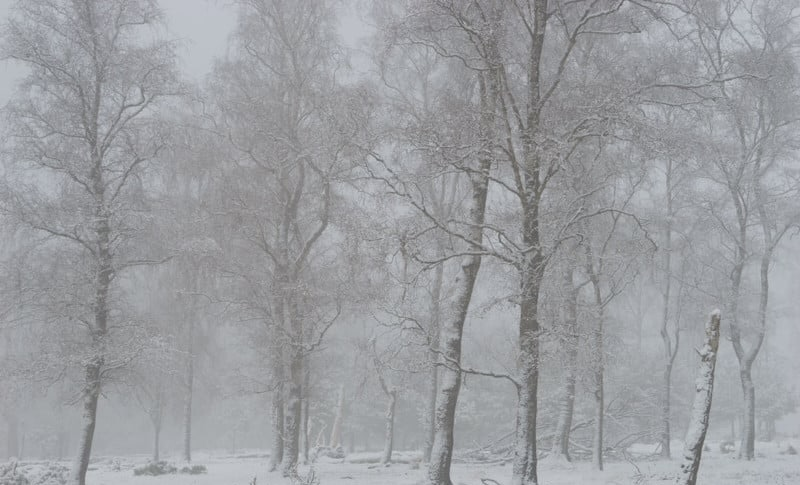
#> input picture image_processing/images/LowContrast.jpg, 800 x 485 px
$ python Part2_FilterandEdge.py
#> lines starting #> are read from the running program, lines starting #| are printed output that depends on the picture; long printed decimals are rounded
### image_processing/median_filter.py
import numpy as np

def median_filter(img: np.ndarray, size: int = 3) -> np.ndarray:
    """Apply a median filter of window `size` x `size` to a grayscale image."""
    if img is None:
        raise ValueError("img is None")
    if size % 2 == 0 or size < 1:
        raise ValueError("size must be a positive odd integer")
    img_u8 = img.astype(np.uint8, copy=False)
    pad = size // 2
    padded = np.pad(img_u8, pad_width=pad, mode='reflect')
    H, W = img_u8.shape
    out = np.empty_like(img_u8)
    for i in range(H):
        for j in range(W):
            window = padded[i:i+size, j:j+size]
            out[i, j] = np.median(window)
    return out

### image_processing/calculate_gradient.py
import numpy as np
from typing import Tuple

def apply_convolution(image: np.ndarray, kernel: np.ndarray) -> np.ndarray:
    kh, kw = kernel.shape
    assert kh == kw and kh % 2 == 1, "Kernel must be odd-sized and square"
    pad = kh // 2

    x = np.pad(image.astype(np.float32, copy=False),
               ((pad, pad), (pad, pad)), mode="edge")

    H, W = image.shape
    s0, s1 = x.strides
    windows = np.lib.stride_tricks.as_strided(
        x, shape=(H, W, kh, kw), strides=(s0, s1, s0, s1), writeable=False
    )
    k = kernel[::-1, ::-1].astype(np.float32, copy=False)
    out = np.tensordot(windows, k, axes=([2, 3], [0, 1]))
    return out

# --- Sobel kernels ---
_SX = np.array([[-1, 0, 1],
                [-2, 0, 2],
                [-1, 0, 1]], dtype=np.float32)

_SY = np.array([[-1, -2, -1],
                [ 0,  0,  0],
                [ 1,  2,  1]], dtype=np.float32)

# Compute gradient magnitude and angle using Sobel operators
def calculate_gradient(img: np.ndarray) -> Tuple[np.ndarray, np.ndarray]:
    if img is None:
        raise ValueError("img is None")
    gray = img.astype(np.float32, copy=False)

    gx = apply_convolution(gray, _SX)
    gy = apply_convolution(gray, _SY)

    mag = np.sqrt(gx*gx + gy*gy)
    ang = np.degrees(np.arctan2(gy, gx))
    return mag, ang

### image_processing/Part2_FilterandEdge.py
# part2_filterandedge.py
import os
import numpy as np
import imageio.v3 as iio
import matplotlib.pyplot as plt

from median_filter import median_filter
from calculate_gradient import calculate_gradient

class Part2FilterAndEdge:
    def __init__(self,
                 img_path: str = "images/LowContrast.jpg",
                 saltpepper_prob: float = 0.05,
                 median_size: int = 3,
                 seed: int = 0):
        self.img_path = img_path
        self.p = float(saltpepper_prob)
        self.median_size = int(median_size)
        self.seed = int(seed)

    def _to_gray(self, img: np.ndarray) -> np.ndarray:
        if img.ndim == 3:
            img = (0.299*img[...,0] + 0.587*img[...,1] + 0.114*img[...,2]).astype(np.uint8)
        else:
            img = img.astype(np.uint8)
        return img

    def _read_gray(self) -> np.ndarray:
        return self._to_gray(iio.imread(self.img_path))

    # Add salt-and-pepper noise
    def _add_salt_pepper(self, img: np.ndarray) -> np.ndarray:
        if self.p <= 0:
            return img.copy()
        rng = np.random.default_rng(self.seed)
        m = rng.random(img.shape)
        noisy = img.copy()
        noisy[m < self.p/2] = 0
        noisy[(m >= self.p/2) & (m < self.p)] = 255
        return noisy

    # Run the processing and display/save results
    def run(self, show: bool = True, save_dir: str | None = "outputs"):
        img = self._read_gray()
        noisy = self._add_salt_pepper(img)
#> in _add_salt_pepper, `noisy[(m >= self.p/2) & (m < self.p)] = 255`:
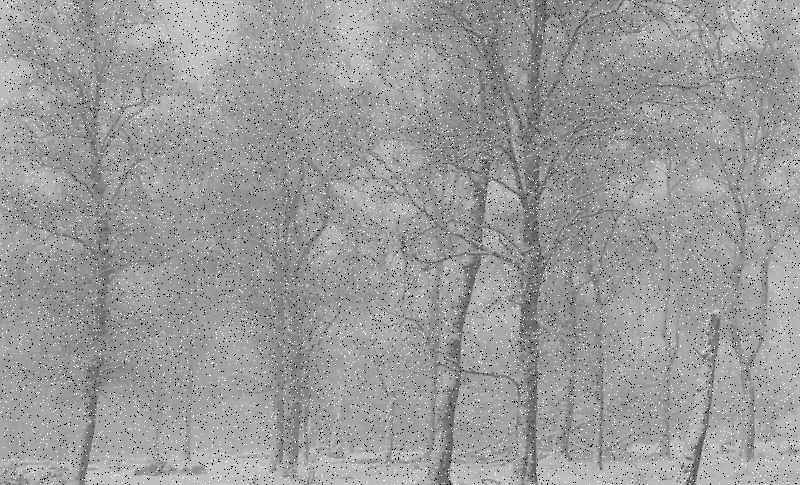
#> noisy: shape (485, 800); min 0, max 255, mean 155.1

        denoised = median_filter(noisy, size=self.median_size)
#> in median_filter, `padded = np.pad(img_u8, pad_width=pad, mode='reflect')`:
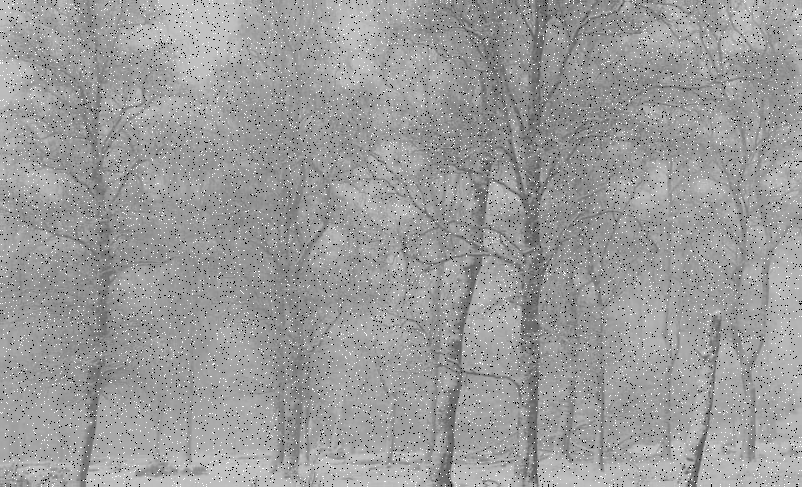
#> padded: shape (487, 802); min 0, max 255, mean 155.2
        mag_noisy, _ = calculate_gradient(noisy)
#> in apply_convolution, `s0, s1 = x.strides`: s0 = 3208; s1 = 4
#> in calculate_gradient, `mag = np.sqrt(gx*gx + gy*gy)`:
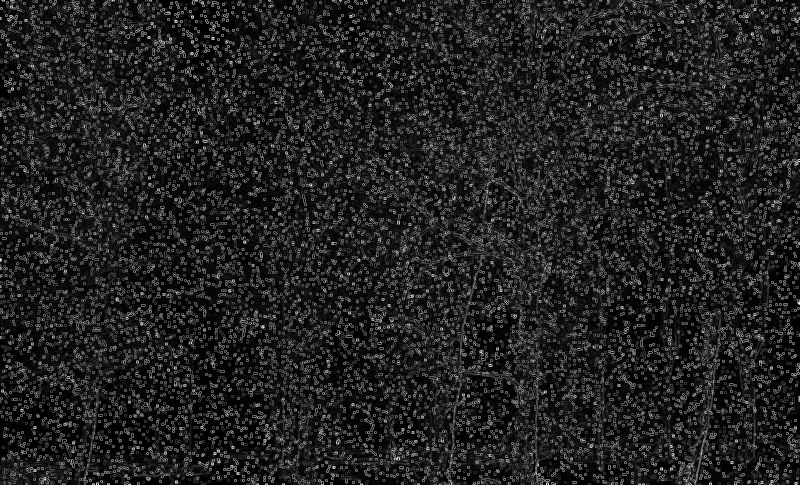
#> mag: shape (485, 800) float32; min 0, max 789.1, mean 105.9; drawn with min black and max white
#> in calculate_gradient, `ang = np.degrees(np.arctan2(gy, gx))`:
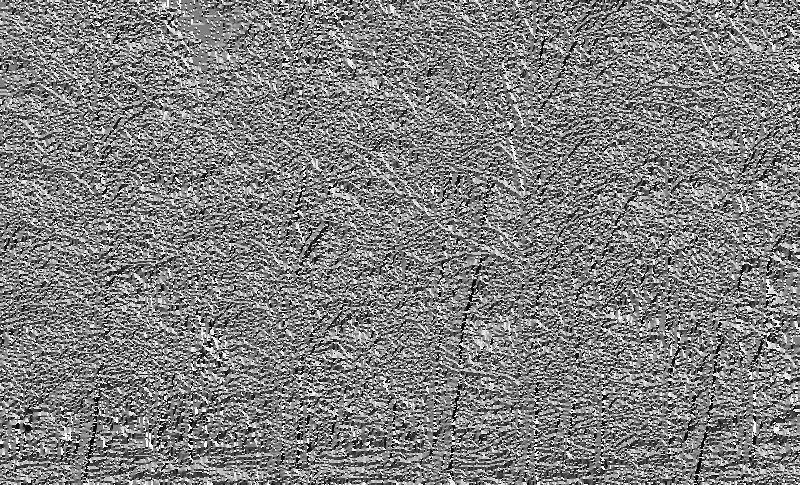
#> ang: shape (485, 800) float32; min -179.9, max 180, mean 0.8; drawn with min black and max white
        mag_denoised, _ = calculate_gradient(denoised)
#> in apply_convolution (call 4), `out = np.tensordot(windows, k, axes=([2, 3], [0, 1]))`:
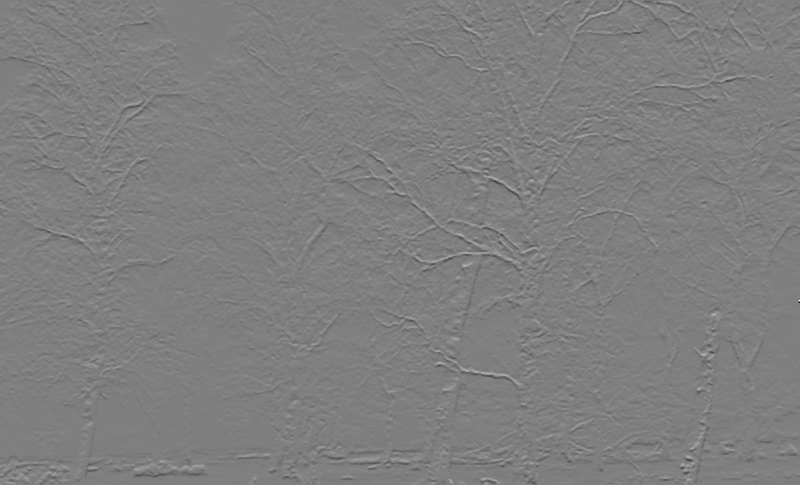
#> out: shape (485, 800) float32; min -520, max 520, mean -0.3; drawn with min black and max white
#> in calculate_gradient (call 2), `mag = np.sqrt(gx*gx + gy*gy)`:
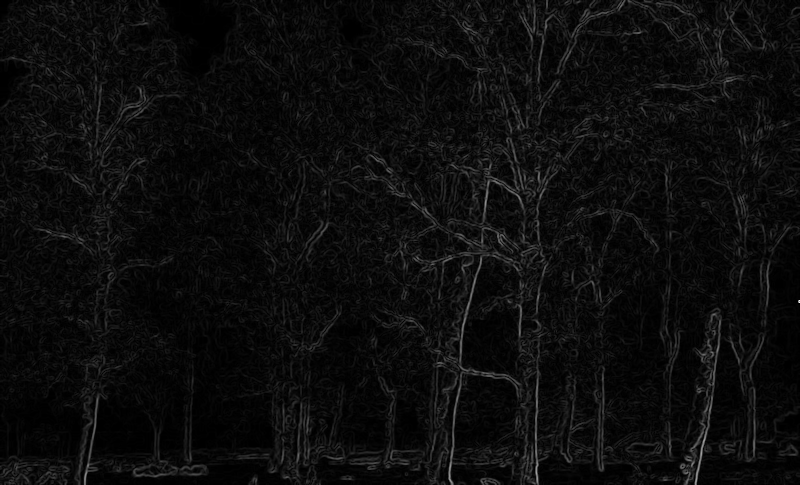
#> mag: shape (485, 800) float32; min 0, max 550.9, mean 27.8; drawn with min black and max white
#> in calculate_gradient (call 2), `ang = np.degrees(np.arctan2(gy, gx))`:
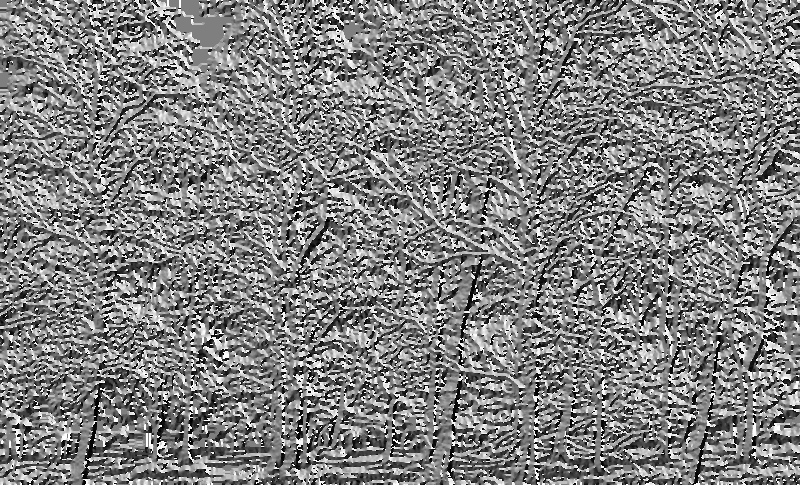
#> ang: shape (485, 800) float32; min -179.8, max 180, mean 1.7; drawn with min black and max white

        print(f"salt&pepper p={self.p}, median size={self.median_size}")
        print("max |gradient| (noisy):    ", float(mag_noisy.max()))
#| max |gradient| (noisy):     789.143
        print("max |gradient| (denoised): ", float(mag_denoised.max()))
#| max |gradient| (denoised):  550.930

        fig, axes = plt.subplots(2, 2, figsize=(8, 8))
        axes[0,0].imshow(noisy, cmap="gray");            axes[0,0].set_title("Noisy"); axes[0,0].axis("off")
        axes[0,1].imshow(denoised, cmap="gray");         axes[0,1].set_title("Median Filtered"); axes[0,1].axis("off")
        axes[1,0].imshow(mag_noisy, cmap="gray");        axes[1,0].set_title("Gradient Magnitude (Noisy)"); axes[1,0].axis("off")
        axes[1,1].imshow(mag_denoised, cmap="gray");     axes[1,1].set_title("Gradient Magnitude (After Median)"); axes[1,1].axis("off")
        fig.tight_layout()

        if save_dir is not None:
            os.makedirs(save_dir, exist_ok=True)
            fig.savefig(os.path.join(save_dir, "p2_summary.png"), dpi=200)
            print(f"[saved] ./"+os.path.join(save_dir, "p2_summary.png"))

        if show:
            plt.show()
        else:
            plt.close(fig)

if __name__ == "__main__":
    Part2FilterAndEdge(
        img_path="images/LowContrast.jpg",
        saltpepper_prob=0.05,
        median_size=3,
        seed=0,
    ).run(show=True, save_dir="outputs")
